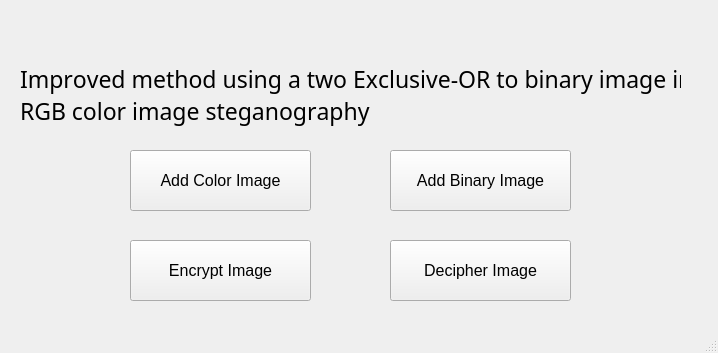
<?xml version="1.0" encoding="UTF-8"?>
<ui version="4.0">
 <class>MainWindow</class>
 <widget class="QMainWindow" name="MainWindow">
  <property name="geometry">
   <rect>
    <x>0</x>
    <y>0</y>
    <width>718</width>
    <height>353</height>
   </rect>
  </property>
  <property name="font">
   <font>
    <pointsize>7</pointsize>
   </font>
  </property>
  <property name="windowTitle">
   <string>MainWindow</string>
  </property>
  <property name="autoFillBackground">
   <bool>false</bool>
  </property>
  <widget class="QWidget" name="centralwidget">
   <widget class="QPushButton" name="ColorImageBtn">
    <property name="geometry">
     <rect>
      <x>130</x>
      <y>150</y>
      <width>181</width>
      <height>61</height>
     </rect>
    </property>
    <property name="font">
     <font>
      <pointsize>12</pointsize>
     </font>
    </property>
    <property name="text">
     <string>Add Color Image</string>
    </property>
   </widget>
   <widget class="QLabel" name="Title">
    <property name="geometry">
     <rect>
      <x>20</x>
      <y>30</y>
      <width>661</width>
      <height>131</height>
     </rect>
    </property>
    <property name="sizePolicy">
     <sizepolicy hsizetype="Preferred" vsizetype="Preferred">
      <horstretch>0</horstretch>
      <verstretch>0</verstretch>
     </sizepolicy>
    </property>
    <property name="font">
     <font>
      <family>Tw Cen MT Condensed Extra Bold</family>
      <pointsize>17</pointsize>
      <italic>false</italic>
      <underline>false</underline>
      <stylestrategy>PreferDefault</stylestrategy>
      <kerning>false</kerning>
     </font>
    </property>
    <property name="mouseTracking">
     <bool>true</bool>
    </property>
    <property name="focusPolicy">
     <enum>Qt::TabFocus</enum>
    </property>
    <property name="contextMenuPolicy">
     <enum>Qt::CustomContextMenu</enum>
    </property>
    <property name="text">
     <string>Improved method using a two Exclusive-OR to binary image in
RGB color image steganography</string>
    </property>
    <property name="textFormat">
     <enum>Qt::AutoText</enum>
    </property>
   </widget>
   <widget class="QPushButton" name="BinaryImageBtn">
    <property name="geometry">
     <rect>
      <x>390</x>
      <y>150</y>
      <width>181</width>
      <height>61</height>
     </rect>
    </property>
    <property name="font">
     <font>
      <pointsize>12</pointsize>
     </font>
    </property>
    <property name="text">
     <string>Add Binary Image</string>
    </property>
   </widget>
   <widget class="QPushButton" name="SubmitBtn">
    <property name="geometry">
     <rect>
      <x>130</x>
      <y>240</y>
      <width>181</width>
      <height>61</height>
     </rect>
    </property>
    <property name="font">
     <font>
      <pointsize>12</pointsize>
     </font>
    </property>
    <property name="text">
     <string>Encrypt Image</string>
    </property>
   </widget>
   <widget class="QPushButton" name="DecipherBtn">
    <property name="geometry">
     <rect>
      <x>390</x>
      <y>240</y>
      <width>181</width>
      <height>61</height>
     </rect>
    </property>
    <property name="font">
     <font>
      <pointsize>12</pointsize>
     </font>
    </property>
    <property name="text">
     <string>Decipher Image</string>
    </property>
   </widget>
  </widget>
  <widget class="QMenuBar" name="menubar">
   <property name="geometry">
    <rect>
     <x>0</x>
     <y>0</y>
     <width>718</width>
     <height>26</height>
    </rect>
   </property>
  </widget>
  <widget class="QStatusBar" name="statusbar"/>
 </widget>
 <resources/>
 <connections/>
</ui>
